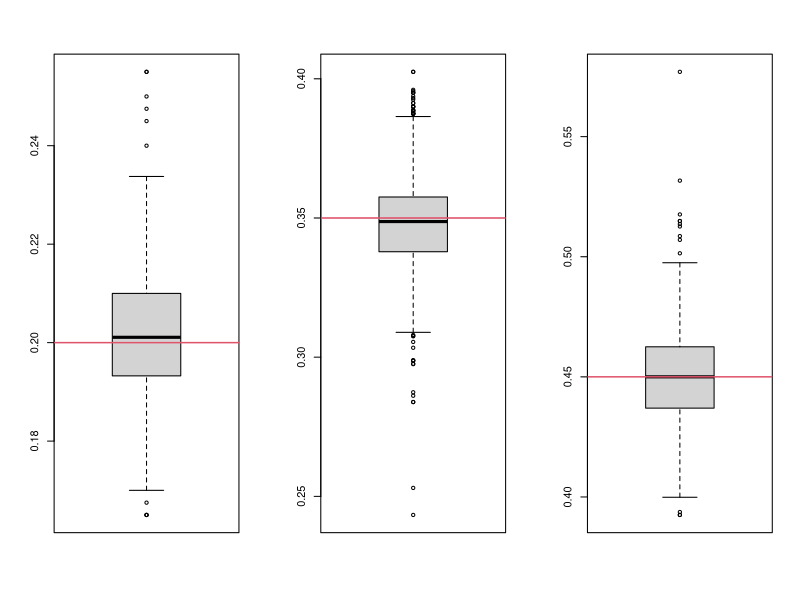
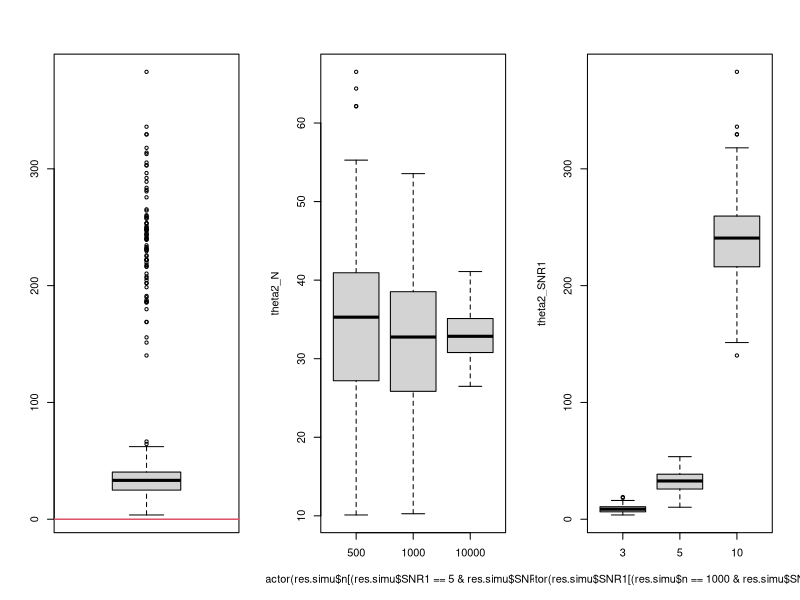
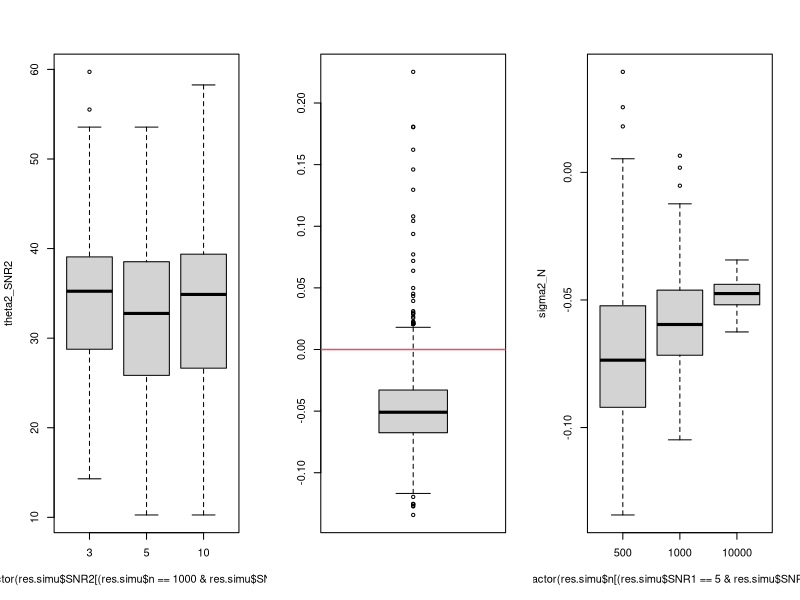
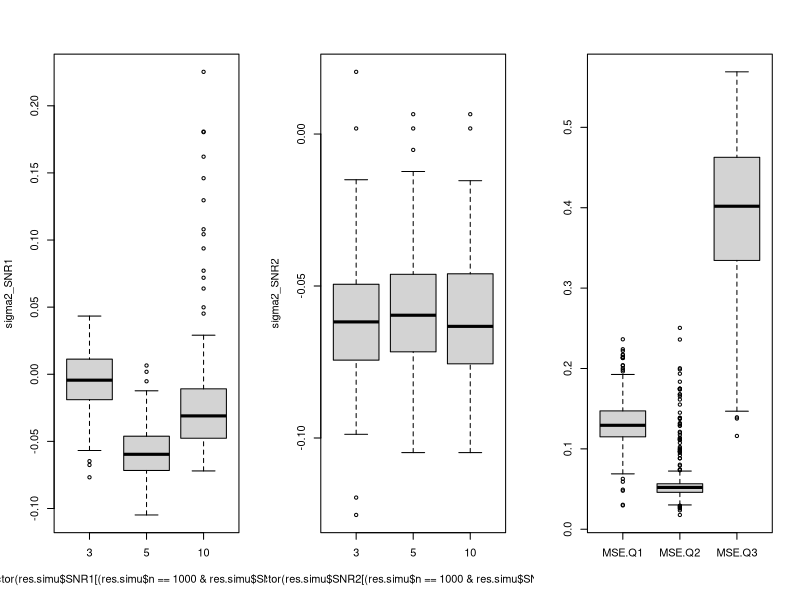
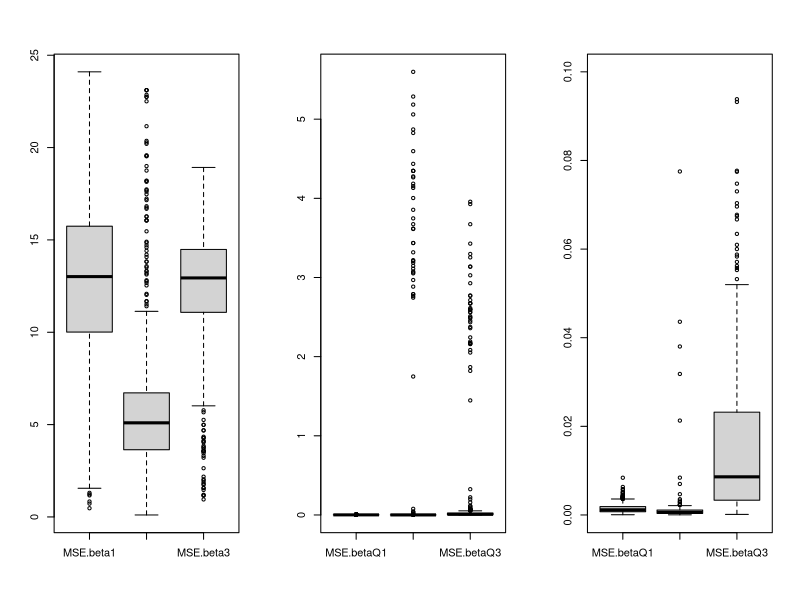
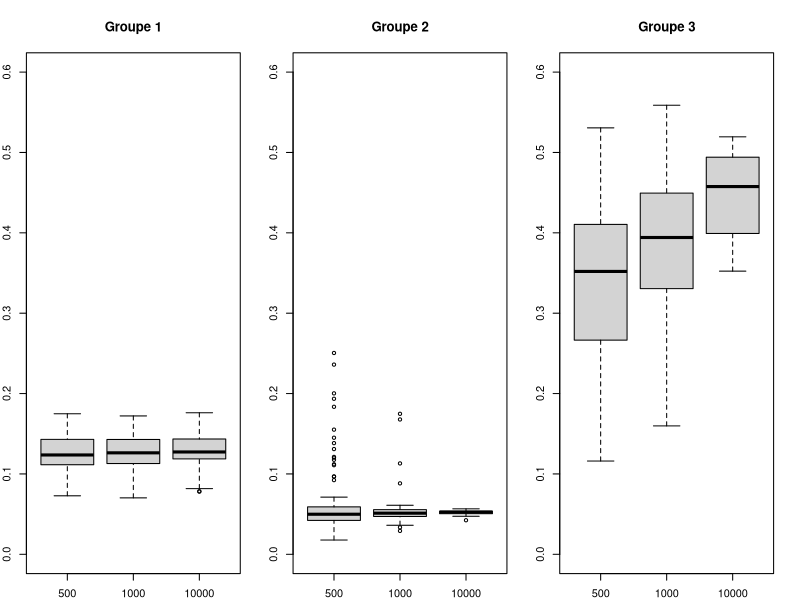
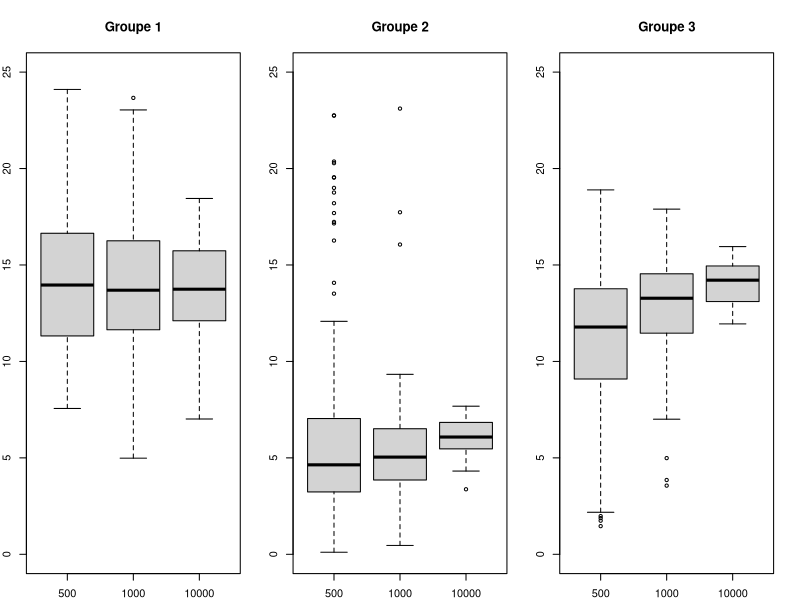
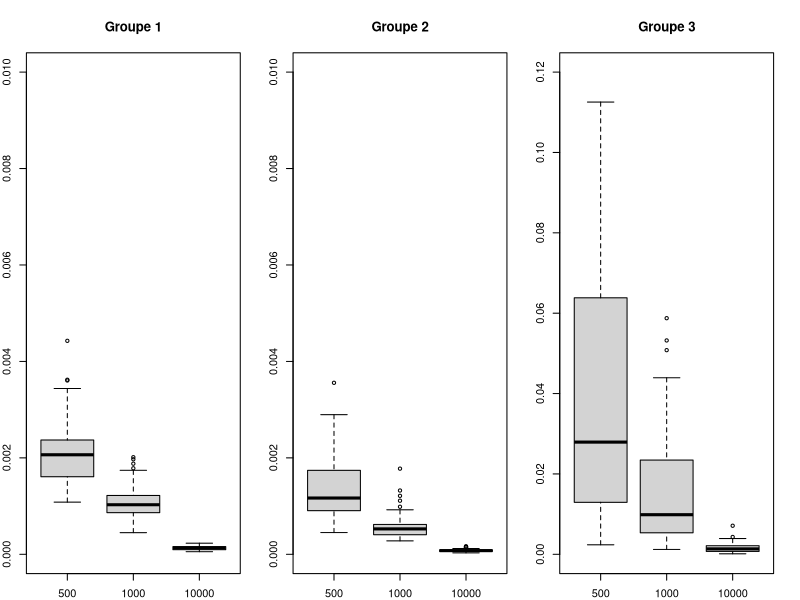

The R source for these figures, in order:
## ---- chunk 1
#parametres modele
B   = 100   # nombre de repetitions
q   = 3   # nombre d'axes principaux 
nx  = 4   # nombre de covariables
p   = 10
K   = 3
pii = c(0.2,0.35,0.45)

mu        = matrix(c((0:(p-1))^2/(2*p),2*cos((0:(p-1))/2)+1, rep(1,p)),nrow = p,ncol=K)
s         = matrix(c(0.7,-0.4,0.7,0.4,0.8,0.2),ncol=3,nrow=2)
beta      = list()
beta[[1]] = matrix(c(-1,-1,-1,1),q,nx)
beta[[2]] = matrix(c(1,1,0,0),q,nx)
beta[[3]] = matrix(c(-2,0,2,2),q,nx)
## ---- chunk 2
res.simu = read.table("ResultsSummarySansCste.txt",header=TRUE)
## ---- chunk 3
sum(apply(res.simu,1,anyNA))
## ---- chunk 4
table(apply(res.simu,1,anyNA),as.factor(res.simu$SNR1))
## ---- chunk 5
res.simu = na.omit(res.simu)
## ---- chunk 6
sum(res.simu$llik.dec)
## ---- chunk 7
table(as.factor(res.simu$llik.dec),as.factor(res.simu$n))
## ---- chunk 8
par(mfrow=c(1,3))
for (k in 1:3){
  summary(res.simu[,5+k])
  boxplot(res.simu[,5+k])
  abline(h=pii[k],lwd=1.5,col=2)
}
## ---- chunk 9
RelMSE.theta2 = (res.simu$theta2.hat-res.simu$theta2.sim)/res.simu$theta2.sim
MSE.theta2 = (res.simu$theta2.hat-res.simu$theta2.sim)^2
## ---- chunk 10
boxplot(RelMSE.theta2)
abline(h=0,lwd=1.5,col=2)
## ---- chunk 11
theta2_N = RelMSE.theta2[(res.simu$SNR1==5 & res.simu$SNR2==5)]
boxplot(theta2_N~as.factor(res.simu$n[(res.simu$SNR1==5 & res.simu$SNR2==5)]))
## ---- chunk 12
aggregate(theta2_N,by=list(as.factor(res.simu$n[(res.simu$SNR1==5 & res.simu$SNR2==5)])),mean)
## ---- chunk 13
theta2_SNR1 = RelMSE.theta2[(res.simu$n==1000 & res.simu$SNR2==5)]
boxplot(theta2_SNR1~as.factor(res.simu$SNR1[(res.simu$n==1000 & res.simu$SNR2==5)]))
## ---- chunk 14
theta2_SNR2 = RelMSE.theta2[(res.simu$n==1000 & res.simu$SNR1==5)]
boxplot(theta2_SNR2~as.factor(res.simu$SNR2[(res.simu$n==1000 & res.simu$SNR1==5)]))
## ---- chunk 15
mean(MSE.theta2)
sd(MSE.theta2)
## ---- chunk 16
RelMSE.sigma2 = ((res.simu$sigma2.hat-res.simu$sigma2.sim)/res.simu$sigma2.sim)
MSE.sigma2 = (res.simu$sigma2.hat-res.simu$sigma2.sim)^2
## ---- chunk 17
boxplot(RelMSE.sigma2)
abline(h=0,lwd=1.5,col=2)
## ---- chunk 18
mean(MSE.sigma2)
sd(MSE.sigma2)
## ---- chunk 19
sigma2_N = RelMSE.sigma2[(res.simu$SNR1==5 & res.simu$SNR2==5)]
boxplot(sigma2_N~as.factor(res.simu$n[(res.simu$SNR1==5 & res.simu$SNR2==5)]))
## ---- chunk 20
sigma2_SNR1 = RelMSE.sigma2[(res.simu$n==1000 & res.simu$SNR2==5)]
boxplot(sigma2_SNR1~as.factor(res.simu$SNR1[(res.simu$n==1000 & res.simu$SNR2==5)]))
## ---- chunk 21
sigma2_SNR2 = RelMSE.sigma2[(res.simu$n==1000 & res.simu$SNR1==5)]
boxplot(sigma2_SNR2~as.factor(res.simu$SNR2[(res.simu$n==1000 & res.simu$SNR1==5)]))
## ---- chunk 22
boxplot(res.simu[,16:18])
## ---- chunk 23
boxplot(res.simu[,19:21])
## ---- chunk 24
boxplot(res.simu[,22:24])
boxplot(res.simu[,22:24],ylim=c(0,0.1))
## ---- chunk 25
res.simu_N = res.simu[(res.simu$SNR1==5 & res.simu$SNR2==5),]
## ---- chunk 26
par(mfrow=c(1,3))
par(mar=c(2,2,4,2))
boxplot(res.simu_N[,16]~as.factor(res.simu_N$n),main="Groupe 1",ylim=c(0,0.6))
boxplot(res.simu_N[,17]~as.factor(res.simu_N$n),main="Groupe 2",ylim=c(0,0.6))
boxplot(res.simu_N[,18]~as.factor(res.simu_N$n),main="Groupe 3",ylim=c(0,0.6))
## ---- chunk 27
par(mfrow=c(1,3))
par(mar=c(2,2,4,2))
boxplot(res.simu_N[,19]~as.factor(res.simu_N$n),main="Groupe 1",ylim=c(0,25))
boxplot(res.simu_N[,20]~as.factor(res.simu_N$n),main="Groupe 2",ylim=c(0,25))
boxplot(res.simu_N[,21]~as.factor(res.simu_N$n),main="Groupe 3",ylim=c(0,25))
## ---- chunk 28
par(mfrow=c(1,3))
par(mar=c(2,2,4,2))
boxplot(res.simu_N[,22]~as.factor(res.simu_N$n),main="Groupe 1",ylim=c(0,0.01))
boxplot(res.simu_N[,23]~as.factor(res.simu_N$n),main="Groupe 2",ylim=c(0,0.01))
boxplot(res.simu_N[,24]~as.factor(res.simu_N$n),main="Groupe 3",ylim=c(0,0.12))
## ---- chunk 29
res.simu_SNR1 = res.simu[(res.simu$n==1000 & res.simu$SNR2==5),]
## ---- chunk 30
par(mfrow=c(1,3))
par(mar=c(2,2,4,2))
boxplot(res.simu_SNR1[,16]~as.factor(res.simu_SNR1$SNR1),main="Groupe 1",ylim=c(0,0.6))
boxplot(res.simu_SNR1[,17]~as.factor(res.simu_SNR1$SNR1),main="Groupe 2",ylim=c(0,0.6))
boxplot(res.simu_SNR1[,18]~as.factor(res.simu_SNR1$SNR1),main="Groupe 3",ylim=c(0,0.6))
## ---- chunk 31
par(mfrow=c(1,3))
par(mar=c(2,2,4,2))
boxplot(res.simu_SNR1[,19]~as.factor(res.simu_SNR1$SNR1),main="Groupe 1",ylim=c(0,25))
boxplot(res.simu_SNR1[,20]~as.factor(res.simu_SNR1$SNR1),main="Groupe 2",ylim=c(0,25))
boxplot(res.simu_SNR1[,21]~as.factor(res.simu_SNR1$SNR1),main="Groupe 3",ylim=c(0,25))
## ---- chunk 32
par(mfrow=c(1,3))
par(mar=c(2,2,4,2))
boxplot(res.simu_SNR1[,22]~as.factor(res.simu_SNR1$SNR1),main="Groupe 1",ylim=c(0,0.01))
boxplot(res.simu_SNR1[,23]~as.factor(res.simu_SNR1$SNR1),main="Groupe 2",ylim=c(0,0.01))
boxplot(res.simu_SNR1[,24]~as.factor(res.simu_SNR1$SNR1),main="Groupe 3",ylim=c(0,0.12))
## ---- chunk 33
res.simu_SNR2 = res.simu[(res.simu$n==1000 & res.simu$SNR1==5),]
## ---- chunk 34
par(mfrow=c(1,3))
par(mar=c(2,2,4,2))
boxplot(res.simu_SNR2[,16]~as.factor(res.simu_SNR2$SNR2),main="Groupe 1",ylim=c(0,0.6))
boxplot(res.simu_SNR2[,17]~as.factor(res.simu_SNR2$SNR2),main="Groupe 2",ylim=c(0,0.6))
boxplot(res.simu_SNR2[,18]~as.factor(res.simu_SNR2$SNR2),main="Groupe 3",ylim=c(0,0.6))
## ---- chunk 35
par(mfrow=c(1,3))
par(mar=c(2,2,4,2))
boxplot(res.simu_SNR2[,19]~as.factor(res.simu_SNR2$SNR2),main="Groupe 1",ylim=c(0,25))
boxplot(res.simu_SNR2[,20]~as.factor(res.simu_SNR2$SNR2),main="Groupe 2",ylim=c(0,25))
boxplot(res.simu_SNR2[,21]~as.factor(res.simu_SNR2$SNR2),main="Groupe 3",ylim=c(0,25))
## ---- chunk 36
par(mfrow=c(1,3))
par(mar=c(2,2,4,2))
boxplot(res.simu_SNR2[,22]~as.factor(res.simu_SNR2$SNR2),main="Groupe 1",ylim=c(0,0.003))
boxplot(res.simu_SNR2[,23]~as.factor(res.simu_SNR2$SNR2),main="Groupe 2",ylim=c(0,0.003))
boxplot(res.simu_SNR2[,24]~as.factor(res.simu_SNR2$SNR2),main="Groupe 3",ylim=c(0,0.12))
## ---- chunk 37
boxplot(res.simu[,13:15])
## ---- chunk 38
par(mfrow=c(1,3))
par(mar=c(2,2,4,2))
boxplot(res.simu_N[,13]~as.factor(res.simu_N$n),main="Groupe 1")
boxplot(res.simu_N[,14]~as.factor(res.simu_N$n),main="Groupe 2")
boxplot(res.simu_N[,15]~as.factor(res.simu_N$n),main="Groupe 3")

par(mfrow=c(1,3))
par(mar=c(2,2,4,2))
boxplot(res.simu_N[,13]~as.factor(res.simu_N$n),main="Groupe 1")
boxplot(res.simu_N[,14]~as.factor(res.simu_N$n),main="Groupe 2",ylim=c(0,0.1))
boxplot(res.simu_N[,15]~as.factor(res.simu_N$n),main="Groupe 3")
## ---- chunk 39
par(mfrow=c(1,3))
par(mar=c(2,2,4,2))
boxplot(res.simu_SNR1[,13]~as.factor(res.simu_SNR1$SNR1),main="Groupe 1")
boxplot(res.simu_SNR1[,14]~as.factor(res.simu_SNR1$SNR1),main="Groupe 2")
boxplot(res.simu_SNR1[,15]~as.factor(res.simu_SNR1$SNR1),main="Groupe 3")

par(mfrow=c(1,3))
par(mar=c(2,2,4,2))
boxplot(res.simu_SNR1[,13]~as.factor(res.simu_SNR1$SNR1),main="Groupe 1",ylim=c(0,0.15))
boxplot(res.simu_SNR1[,14]~as.factor(res.simu_SNR1$SNR1),main="Groupe 2",ylim=c(0,0.1))
boxplot(res.simu_SNR1[,15]~as.factor(res.simu_SNR1$SNR1),main="Groupe 3")
## ---- chunk 40
par(mfrow=c(1,3))
par(mar=c(2,2,4,2))
boxplot(res.simu_SNR2[,13]~as.factor(res.simu_SNR2$SNR2),main="Groupe 1")
boxplot(res.simu_SNR2[,14]~as.factor(res.simu_SNR2$SNR2),main="Groupe 2")
boxplot(res.simu_SNR2[,15]~as.factor(res.simu_SNR2$SNR2),main="Groupe 3")

par(mfrow=c(1,3))
par(mar=c(2,2,4,2))
boxplot(res.simu_SNR2[,13]~as.factor(res.simu_SNR2$SNR2),main="Groupe 1")
boxplot(res.simu_SNR2[,14]~as.factor(res.simu_SNR2$SNR2),main="Groupe 2",ylim=c(0,0.1))
boxplot(res.simu_SNR2[,15]~as.factor(res.simu_SNR2$SNR2),main="Groupe 3")
## ---- chunk 41
boxplot(res.simu$MSE.pred)
## ---- chunk 42
MSE.pred_N = res.simu[(res.simu$SNR1==5 & res.simu$SNR2==5),]
boxplot(MSE.pred_N$MSE.pred~MSE.pred_N$n)
## ---- chunk 43
MSE.pred_SNR1 = res.simu[(res.simu$n==1000 & res.simu$SNR2==5),]
boxplot(MSE.pred_SNR1$MSE.pred~MSE.pred_SNR1$SNR1)
## ---- chunk 44
MSE.pred_SNR2 = res.simu[(res.simu$n==1000 & res.simu$SNR1==5),]
boxplot(MSE.pred_SNR2$MSE.pred~MSE.pred_SNR2$SNR2)
